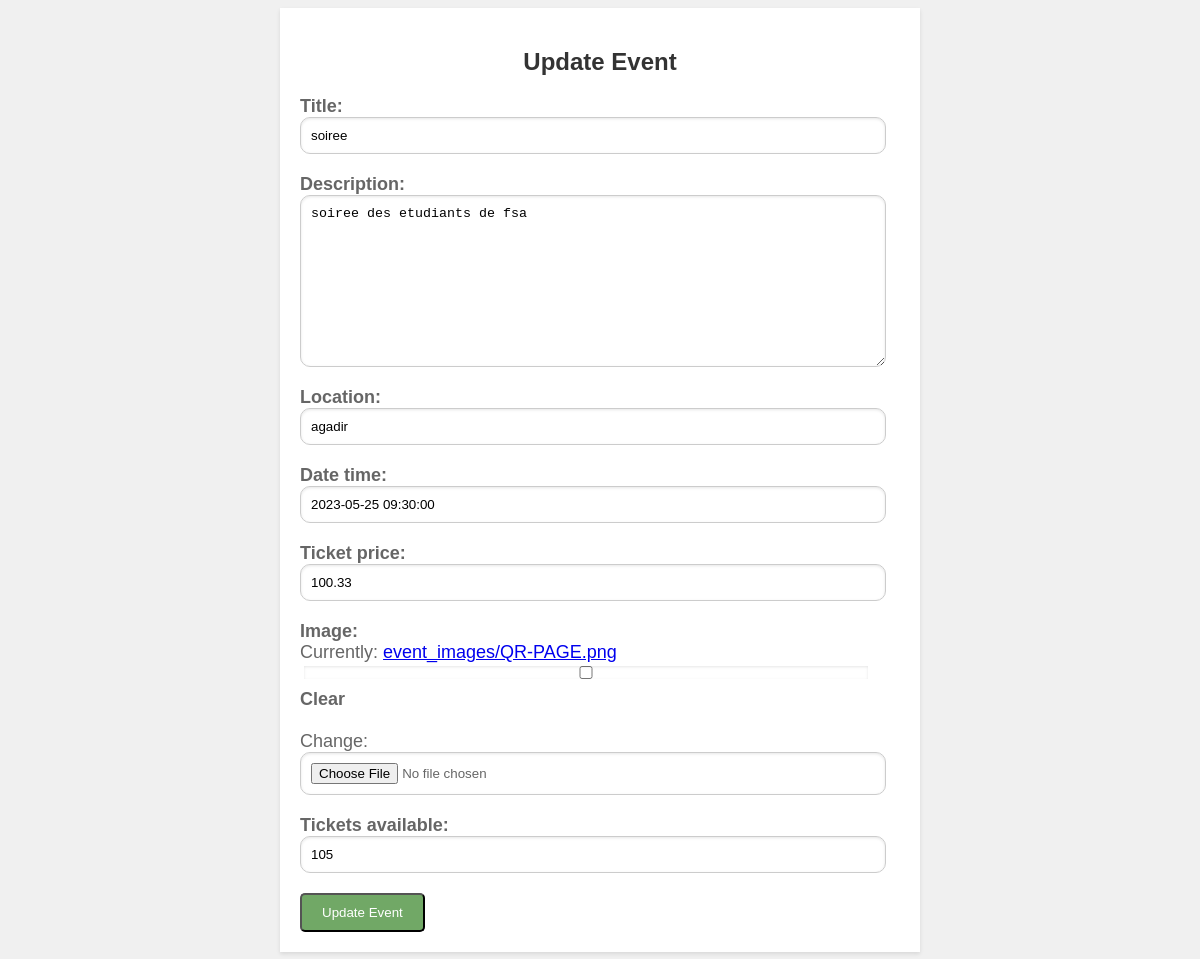
/events/organizer/events/1/update/, run on the app's committed database.
### events/models.py (models this page shows, shortened)
class Event(models.Model):
    STATUS_CHOICES = (
        ('pending', 'Pending'),
        ('approved', 'Approved'),
        ('rejected', 'Rejected'),
    )
    title = models.CharField(max_length=255)
    description = models.TextField()
    location = models.CharField(max_length=255)
    date_time = models.DateTimeField()
    ticket_price = models.DecimalField(max_digits=6, decimal_places=2)
    image = models.ImageField(upload_to='event_images', blank=True, null=True)
    organizer = models.ForeignKey(User, on_delete=models.CASCADE)
    status = models.CharField(max_length=10, choices=STATUS_CHOICES, default='pending')
    start_date = models.DateField(default=timezone.now)
    end_date = models.DateField(default=timezone.now)
    tickets_available = models.IntegerField(default=100)  # Replace 100 with the initial number of tickets available

### events/views.py (the view, shortened to what this page needs)
# urls.py: path('organizer/events/<int:pk>/update/', EventUpdateView.as_view(), name='event_update'),
class EventUpdateView(UpdateView):
    model = Event
    template_name = 'events/event_form.html'
    fields = ['title', 'description', 'location', 'date_time', 'ticket_price', 'image', 'tickets_available']
    success_url = reverse_lazy('organizer_event_list')

### events/templates/events/event_form.html (shortened to what this page needs)
<!DOCTYPE html>
{% load static %}
<html>
<head>
 <link rel="stylesheet" href="https://cdnjs.cloudflare.com/ajax/libs/font-awesome/6.0.0/css/all.min.css">
</head>
<body>
 <div class="container">
 {% block content %}
 <h2>Update Event</h2>
 <form method="POST" enctype="multipart/form-data">
 {{ form.as_p }}
 <button class="btn btn-primary" type="submit">Update Event</button>
 </form>
 {% endblock %}
 </div>
</body>
</html>

### events/templates/events/event_form.html (style rules this page uses)
body { font-family: Arial, sans-serif; background-color: #f0f0f0; }
.container { max-width: 600px; margin: 0 auto; padding: 20px; background-color: white; box-shadow: 0 2px 4px rgba(0,0,0,0.1); }
h2 { color: #333333; text-align: center; }
p { font-size: 18px; color: #666666; margin-bottom: 20px; }
label { display: block; font-weight: bold; margin-top: 10px; }
input, textarea, select { display: block; width: 94%; border: 1px solid #cccccc; padding: 10px; outline: none; border-radius: 10px; box-shadow: inset 0 1px 3px rgba(0,0,0,0.1); transition: all 0.3s ease-in-out; }
.btn { display: inline-block; padding: 10px 20px; border-radius: 5px; text-decoration: none; color: white; }
.btn-primary { background-color: #257a14a6; }

### data on the page
Event: title "soiree", description "soiree des etudiants de fsa", location "agadir", date_time "2023-05-25 09:30:00", ticket_price "100.33", tickets_available "105"
